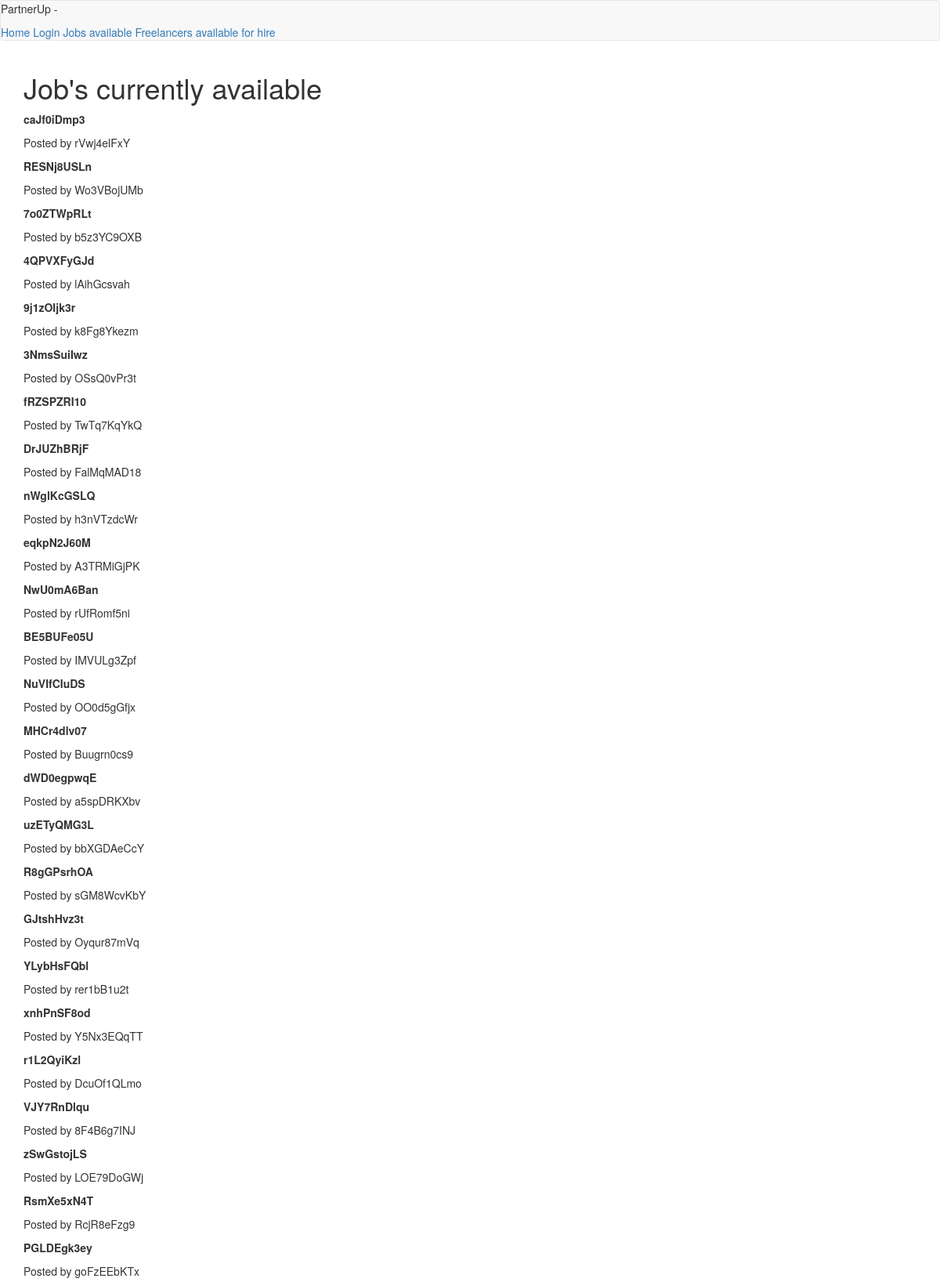
/employers/jobs (upper part), run on the app's committed database.
### app/models.py (models this page shows, shortened)
class Job(db.Model):
    id = db.Column(db.Integer, primary_key=True)
    name = db.Column(db.String(64), index=True)
    is_complete = db.Column(db.Boolean)
    startup_id = db.Column(db.Integer, db.ForeignKey('startup.id'))
    user_id = db.Column(db.Integer, db.ForeignKey('user.id'))
    def info(self):
        return '<Job {0}>'.format(self.name)
    __repr__ = info

class Startup(UserMixin, db.Model):
    id = db.Column(db.Integer, primary_key=True)
    company_name = db.Column(db.String(64), index=True, unique=True)
    founded_date = db.Column(db.DateTime, index=True, default=datetime.utcnow)
    website = db.Column(db.String(64), unique=True, index=True)
    """
    information that should be available to developers who
    are considering taking equity in the firm
    """
    access_to_financials = db.Column(db.Boolean) # this can be marked with a check mark
    previously_funded = db.Column(db.Boolean) # this can be marked with a check
    certificate_of_incorporation = db.Column(db.Boolean, default=True)
    state_of_incorporation = db.Column(db.String(64), default='Delaware')
    company_type = db.Column(db.String(64), default='C-Corp')
    taxID = db.Column(db.String(64), default='00-0000000')
    user_id = db.Column(db.Integer, db.ForeignKey('user.id'))
    jobs = db.relationship('Job', backref='company', lazy='dynamic')
    def info(self):
        return "<Startup {0}>".format(self.company_name)
    __repr__ = info

### app/routes.py (the view)
@app.route('/employers/jobs')
def jobs_available():
    return render_template("dashboards/jobs_available.html", title='Jobs available', j=Job)

### app/routes.py (called while the page is built)
@app.before_request
def before_request():
    if current_user.is_authenticated:
        current_user.last_seen = datetime.utcnow()
        db.session.commit()

### app/templates/dashboards/jobs_available.html
{% extends "base.html" %}
{% block app_content %}
{% with p = j.query.all() %}
  <h1> Job's currently available </h1>
  {% for job in p %}
    <b><p>{{ job.name }}</p></b>
    <p> Posted by {{ job.company.company_name }}</p>
  {% endfor %}
{% endwith %}
{% endblock %}

### data on the page
Job: name "caJf0iDmp3", company.company_name "rVwj4elFxY"
Job: name "RESNj8USLn", company.company_name "Wo3VBojUMb"
Job: name "7o0ZTWpRLt", company.company_name "b5z3YC9OXB"
Job: name "4QPVXFyGJd", company.company_name "lAihGcsvah"
Job: name "9j1zOIjk3r", company.company_name "k8Fg8Ykezm"
Job: name "3NmsSuiIwz", company.company_name "OSsQ0vPr3t"
Job: name "fRZSPZRI10", company.company_name "TwTq7KqYkQ"
Job: name "DrJUZhBRjF", company.company_name "FalMqMAD18"
Job: name "nWglKcGSLQ", company.company_name "h3nVTzdcWr"
Job: name "eqkpN2J60M", company.company_name "A3TRMiGjPK"
Job: name "NwU0mA6Ban", company.company_name "rUfRomf5ni"
Job: name "BE5BUFe05U", company.company_name "IMVULg3Zpf"
Job: name "NuVIfCIuDS", company.company_name "OO0d5gGfjx"
Job: name "MHCr4dlv07", company.company_name "Buugrn0cs9"
Job: name "dWD0egpwqE", company.company_name "a5spDRKXbv"
Job: name "uzETyQMG3L", company.company_name "bbXGDAeCcY"
Job: name "R8gGPsrhOA", company.company_name "sGM8WcvKbY"
Job: name "GJtshHvz3t", company.company_name "Oyqur87mVq"
Job: name "YLybHsFQbl", company.company_name "rer1bB1u2t"
Job: name "xnhPnSF8od", company.company_name "Y5Nx3EQqTT"
Job: name "r1L2QyiKzl", company.company_name "DcuOf1QLmo"
Job: name "VJY7RnDlqu", company.company_name "8F4B6g7INJ"
Job: name "zSwGstojLS", company.company_name "LOE79DoGWj"
Job: name "RsmXe5xN4T", company.company_name "RcjR8eFzg9"
Job: name "PGLDEgk3ey", company.company_name "goFzEEbKTx"
